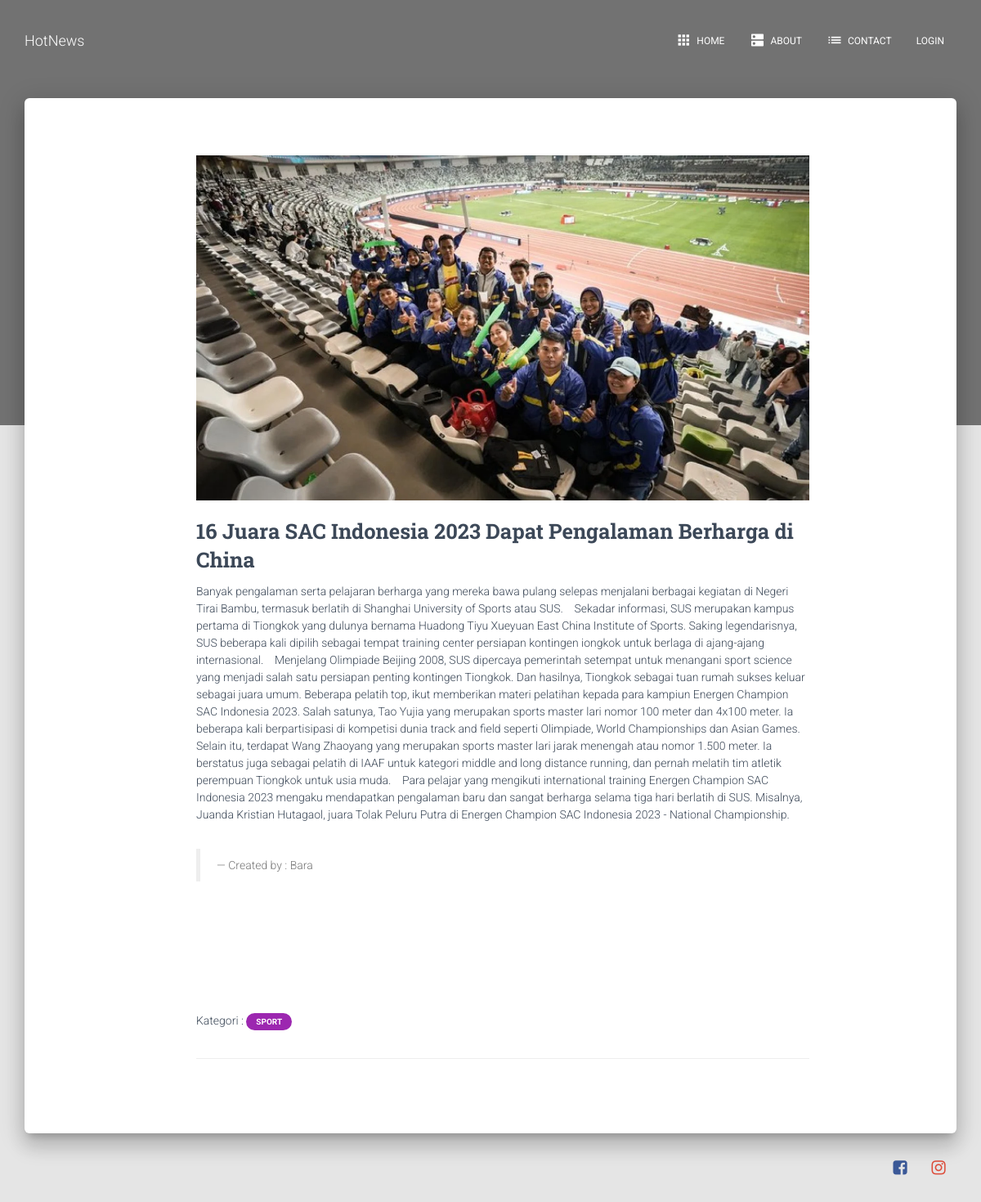
Screenshot of /artikel/2024-5-30-16-juara-sac-indonesia-2023-dapat-pengalaman-berharga-di-china/ with the database file from the repository.
### berita/models.py (models this page shows, shortened)
class Artikel(models.Model):
    judul = models.CharField(max_length=255)
    isi = RichTextUploadingField(
        config_name='special',
        external_plugin_resources=[(
            'youtube',
            'http://localhost:8000/static/ckeditor_plugins/youtube/youtube/',
            'plugin.js',
            )],
            blank=True,
            null=True )
    kategori = models.ForeignKey(Kategori, on_delete=models.SET_NULL, blank=True, null=True)
    author = models.ForeignKey(User, on_delete=models.PROTECT)
    thumbnail = models.ImageField(upload_to='artikel', blank=True, null=True)
    created_at = models.DateTimeField(auto_now_add=True)
    slug = models.SlugField(max_length=255, unique=True,blank=True, null=True)
    class Meta:
        verbose_name_plural = "2.Artikel"

class Kategori(models.Model):
    nama = models.CharField(max_length=100)
    def __str__(self):
        return self.nama
    class Meta:
        verbose_name_plural = "1.Kategori"

### Tryweb/views.py (the view)
# urls.py: path('artikel/<slug:slug>/', views.detail_artikel, name='detail_artikel'),
def detail_artikel(request, slug):
    template_name = 'halaman/detail_artikel.html'
    artikel = Artikel.objects.get(slug=slug)
    print(artikel.author)
    context = {
        'title' : artikel.judul,
        'artikel' : artikel
    }
    return render(request, template_name, context)

### templates/halaman/detail_artikel.html (shortened to what this page needs)
{% extends "halaman/base.html" %}
{% load static %}
{% block content %}
<div class="main main-raised" style="margin-top: -400px;">
    <div class="container">
        <div class="section section-text">
            <div class="row">
                <div class="col-md-8 col-md-offset-2">
                    {% if artikel.thumbnail %}
                    <img style ="width: 100%;" src="{{ artikel.thumbnail.url }}" alt="" />
                    {% else %}
                    <img src="{% static 'halaman/assets/img/image_placeholder.jpg'%}" alt="" />
                    {% endif %}
                    <h3 class="title">{{ artikel.judul }}</h3>
                    <p>{{ artikel.isi | safe }}</p>
                    <blockquote>
                        <small>Created by : {{ artikel.author }}</small>
                    </blockquote>
                </div>
            </div>
        </div>
        <div class="section section-blog-info">
            <div class="row">
                <div class="col-md-8 col-md-offset-2">
                    <div class="row">
                        <div class="col-md-6">
                            <div class="blog-tags mb-5">
                                Kategori :
                                <span class="label label-primary">{{ artikel.kategori }}</span>
                            </div>
                        </div>
                    </div>
                    <hr />
                </div>
            </div>
        </div>
    </div>
</div>
{% endblock content %}

### templates/halaman/base.html (shortened to what this page needs)
{% load static %}
<!doctype html>
<html lang="en">
<head>
	<link rel="stylesheet" href="https://maxcdn.bootstrapcdn.com/font-awesome/latest/css/font-awesome.min.css" />
    <link href="{% static "halaman/assets/css/bootstrap.min.css" %}" rel="stylesheet" />
    <link href="{% static "halaman/assets/css/material-kit.css" %}?v=1.3.0" rel="stylesheet"/>
</head>
<body class="blog-posts">
	{% include 'halaman/navbar.html' %}
	{% block content %}
    {% endblock content %}
	{% include 'halaman/footer.html' %}
</body>
</html>

### templates/halaman/navbar.html (shortened to what this page needs)
{% load static %}
<nav class="navbar navbar-primary navbar-transparent navbar-absolute">
    <div class="container">
        <div class="navbar-header">
            <a class="navbar-brand" href="{% static 'halaman/presentation.html' %}">HotNews</a>
        </div>
        <div class="collapse navbar-collapse">
            <ul class="nav navbar-nav navbar-right">
                <li>
                    <a href="/"><i class="material-icons">apps</i> Home</a>
                </li>
                <li>
                    <a href="{% url 'about' %}"><i class="material-icons">dns</i> About</a>
                </li>
                <li>
                    <a href="{% url 'contact' %}"><i class="material-icons">list</i> Contact</a>
                </li>
                <li>
                    {% if user.is_authenticated %}
                        <a href="{% url 'dashboard' %}"  class="btn btn-white btn-simple"><i class="material-icons">fingerprint</i> Dashboard</a>
                    {% else %}
                        <a href="{% url 'akun_login' %}">Login</a>
                    {% endif %}
                </li>
            </ul>
        </div>
    </div>
</nav>

### templates/halaman/footer.html
{% load static %}
<footer class="footer">
    <div class="container">
        <a class="footer-brand" href="#pablo"></a>
        <ul class="social-buttons pull-right">
            <li>
                <a href="https://www.facebook.com/habib.bara.315" target="_blank" class="btn btn-just-icon btn-facebook btn-simple">
                    <i class="fa fa-facebook-square"></i>
                </a>
            </li>
            <li>
                <a href="https://www.instagram.com/habibiieee_" target="_blank" class="btn btn-just-icon btn-google btn-simple">
                    <i class="fa fa-instagram"></i>
                </a>
            </li>
        </ul>
    </div>
</footer>

### rows the page displays
Artikel: thumbnail (picture), judul "16 Juara SAC Indonesia 2023 Dapat Pengalaman Berharga di China", isi "Banyak pengalaman serta pelajaran berharga yang mereka bawa pulang selepas menjalani berbagai kegiatan di Negeri Tirai Bambu, termasuk berlatih di Shanghai University of Sports atau SUS. Sekadar informasi, SUS merupakan kampus pertama di Tiongkok yang dulunya bernama Huadong Tiyu Xueyuan East China Institute of Sports. Saking legendarisnya, SUS beberapa kali dipilih sebagai tempat training center persiapan kontingen iongkok untuk berlaga di ajang-ajang internasional. Menjelang Olimpiade Beijing 2008, SUS dipercaya pemerintah setempat untuk menangani sport science yang menjadi salah satu persiapan penting kontingen Tiongkok. Dan hasilnya, Tiongkok sebagai tuan rumah sukses keluar sebagai…", author "Bara", kategori "SPORT"
